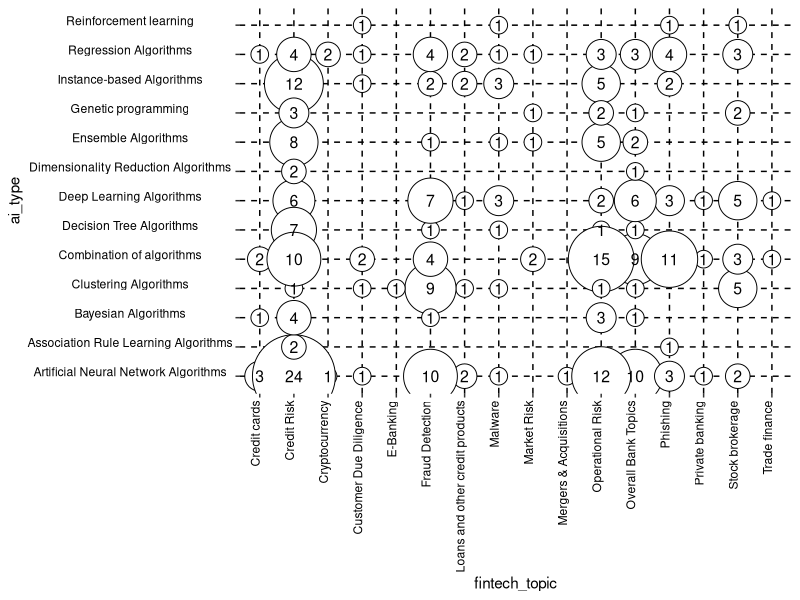

Recreate this plot in R.
library(ggplot2)
data <- read.csv(file="input.csv", header=TRUE, sep=",")
# maxVal <- sqrt(7 /pi)
# minVal <- sqrt(1 /pi)

# data$radius <- max(minVal,min(maxVal, sqrt( data$amount / pi  ) ) )
data$radius <- sqrt( data$amount / pi  )
 
print(data$radius)
# Could also be stored as pdf or svg
ggsave("result.png",
ggplot(data,aes(fintech_topic,ai_type))+
  geom_point(aes(size=radius*10),shape=21,fill="white")+
  geom_text(aes(label=amount),size=4)+
  # geom_text(aes(label=stat,vjust=radius*0.5+0.5,hjust=radius*-0.4),size=4)+
  scale_size_identity()+
  # Theme docu: https://www.datanovia.com/en/blog/ggplot-theme-background-color-and-grids/s
  theme(panel.grid.major=element_line(linetype=2,color="black"),
        panel.background = element_rect(fill="white"),
        axis.text.x=element_text(angle=90,hjust=1,vjust=0,color="black"),
        axis.text.y=element_text(angle=0,hjust=0.5,vjust=0,color="black")
        )
        )

